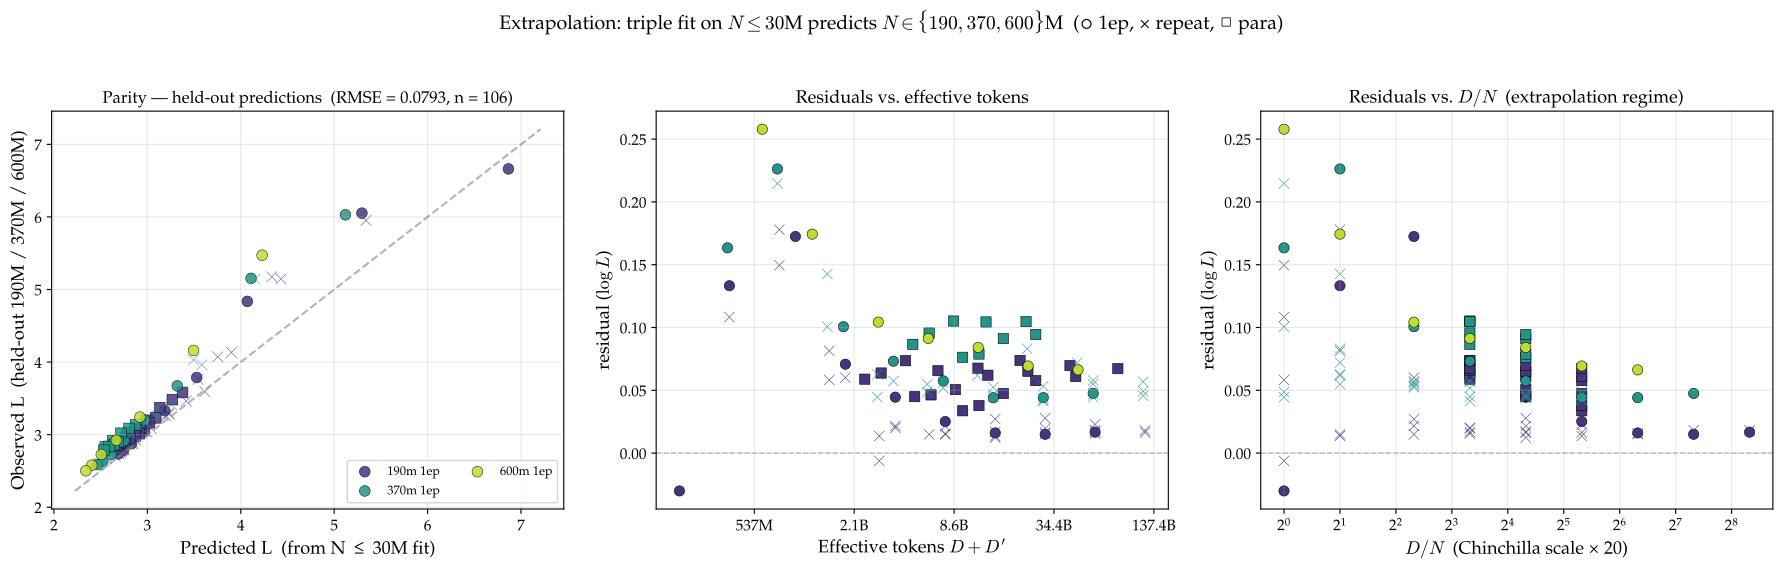

Here is the Python script that generated this plot:
"""
Extrapolation test for §6's triple-joint fit.

We refit the 11-parameter triple model on **only N ≤ 30M runs**
(14M + 30M, 1-epoch + repetition + paraphrase) and use the resulting
parameters to *predict* validation losses on the held-out sizes
{190M, 370M, 600M} across all D' regimes.

If the law generalises out of sample, the extrapolated predictions
should track the observed losses with RMSE comparable to the
in-sample fit's RMSE.

Output:
  fit_triple_extrapolate.pdf — parity + per-N residual diagnostic.
  Tabular comparison: in-sample (small-N) vs held-out (large-N) RMSE.
"""

import glob
import os
import sys

import matplotlib.pyplot as plt
import numpy as np
import torch
from matplotlib import font_manager
from matplotlib.ticker import FuncFormatter

sys.path.insert(0, os.path.dirname(__file__))

# Palatino styling
for _f in glob.glob("/usr/share/fonts/urw-base35/P052-*.otf"):
    font_manager.fontManager.addfont(_f)
plt.rcParams.update({
    "font.family":      "serif",
    "font.serif":       ["P052", "Palatino", "TeX Gyre Pagella", "serif"],
    "mathtext.fontset": "cm",
    "font.size":        12,
    "axes.titlesize":   13,
    "axes.labelsize":   13,
    "xtick.labelsize":  11,
    "ytick.labelsize":  11,
    "legend.fontsize":  10,
    "figure.titlesize": 14,
})

from data import SIZES, TTP_RATIO  # noqa: E402
from fit_joint_triple import (DELTA, SOURCE_NONE, SOURCE_REPEAT, SOURCE_PARA,  # noqa: E402
                                _print_params, collect_pooled_triple,
                                make_triple_forward, stage1_rep_only,
                                stage2_triple, topk_drop_sweep)
from fit_lse import fit_lse  # noqa: E402

# §6 TRIPLE k=15 anchors (writeup §6.2): used as warm-start so the
# small-N (only 2-point N axis) fit doesn't wander into a degenerate
# (E, A, α) basin where α drifts to physically-implausible values.
TRIPLE_ANCHOR = dict(
    # One-go joint fit, k=15, default grid (§6.1a of writeup)
    E=1.34, A=199, B=16619, alpha=0.280, beta=0.434,
    log_K_rep=11.18, rho_rep=-0.416, sigma_rep=-0.429,
    log_K_para=30.55, rho_para=-1.532, sigma_para=-1.302,
)

SCRIPT_DIR = os.path.dirname(os.path.abspath(__file__))
SMALL_N_CUT = 30e6 + 1.0   # default: include 14M + 30M, exclude 60M
HELDOUT_TAGS = ("190m", "370m", "600m")
ALL_HELDOUT_TAGS = ("60m", "100m", "190m", "370m", "600m")  # for context

import argparse  # noqa: E402


def filter_data(data, mask):
    return {
        "tags":   data["tags"][mask],
        "N":      data["N"][mask],
        "D":      data["D"][mask],
        "Dp":     data["Dp"][mask],
        "L":      data["L"][mask],
        "source": data["source"][mask],
    }


def predict_log_L(params, N, D, Dp, source):
    """Run the triple forward at given params on the given arrays."""
    fwd = make_triple_forward(N, D, Dp, source)
    p_t = {k: torch.tensor(float(v), dtype=torch.float64)
           for k, v in params.items()}
    with torch.no_grad():
        return fwd(p_t).numpy()


def _rmse_by(label, mask, log_L, pred):
    if not mask.any():
        return None
    r = log_L[mask] - pred[mask]
    return dict(label=label, n=int(mask.sum()),
                rmse=float(np.sqrt(np.mean(r ** 2))),
                max_abs=float(np.max(np.abs(r))),
                mean=float(np.mean(r)))


def report_table(data, params, label):
    log_L = np.log(data["L"])
    pred = predict_log_L(params, data["N"], data["D"],
                          data["Dp"], data["source"])
    print(f"\n  {label}  ({len(log_L)} points)")
    print(f"    {'subset':<20s}  {'n':>4s}  {'RMSE':>8s}  "
          f"{'max|Δ|':>8s}  {'mean':>8s}")
    for tag in sorted(set(data["tags"]), key=lambda t: SIZES[t][0]):
        m = data["tags"] == tag
        for src_id, src_name in [(SOURCE_NONE, "1ep"),
                                  (SOURCE_REPEAT, "rep"),
                                  (SOURCE_PARA, "para")]:
            mm = m & (data["source"] == src_id)
            if not mm.any():
                continue
            r = _rmse_by(f"{tag} {src_name}", mm, log_L, pred)
            print(f"    {tag} {src_name:<14s}  {r['n']:>4d}  "
                  f"{r['rmse']:>8.4f}  {r['max_abs']:>8.4f}  "
                  f"{r['mean']:+8.4f}")
    # totals
    full = _rmse_by("ALL", np.ones(len(log_L), dtype=bool), log_L, pred)
    print(f"    {'TOTAL':<20s}  {full['n']:>4d}  "
          f"{full['rmse']:>8.4f}  {full['max_abs']:>8.4f}  "
          f"{full['mean']:+8.4f}")
    return pred


def fit_triple_on_subset(data, k_canonical=15, anchored=True):
    """Re-fit the triple model on `data`. If `anchored`, warm-start from
    the §6 TRIPLE k=15 anchors (TRIPLE_ANCHOR) — necessary when fitting
    on a 2-N subset, where α / (E, A) is not separately identifiable
    from the data alone. Otherwise run the full §6 pipeline."""
    if anchored:
        print(f"\n[Anchored fit] warm-start from §6 TRIPLE k=15 anchors,"
              f" optimize on n={len(data['L'])} small-N points...")
        anchor = dict(
            e=float(np.log(TRIPLE_ANCHOR["E"])),
            a=float(np.log(TRIPLE_ANCHOR["A"])),
            b=float(np.log(TRIPLE_ANCHOR["B"])),
            alpha=TRIPLE_ANCHOR["alpha"],
            beta=TRIPLE_ANCHOR["beta"],
            log_K_rep=TRIPLE_ANCHOR["log_K_rep"],
            rho_rep=TRIPLE_ANCHOR["rho_rep"],
            sigma_rep=TRIPLE_ANCHOR["sigma_rep"],
            log_K_para=TRIPLE_ANCHOR["log_K_para"],
            rho_para=TRIPLE_ANCHOR["rho_para"],
            sigma_para=TRIPLE_ANCHOR["sigma_para"],
        )
        fwd = make_triple_forward(data["N"], data["D"],
                                    data["Dp"], data["source"])
        log_L = torch.tensor(np.log(data["L"]), dtype=torch.float64)
        res = fit_lse(fwd, log_L,
                       [{k: float(v) for k, v in anchor.items()}],
                       delta=DELTA, verbose=False)
        _print_params("(anchored fit before residual drop)", res["params"])
        sweep = topk_drop_sweep(data, res["params"],
                                  k_values=[0, 5, 10, 15, 20, 25])
    else:
        print(f"\n[Full pipeline] stage 1 + stage 2 + drop on n={len(data['L'])}...")
        res1 = stage1_rep_only(data); p1 = res1["params"]
        _print_params("(stage 1)", p1)
        res2 = stage2_triple(data, p1); p2 = res2["params"]
        _print_params("(stage 2)", p2)
        sweep = topk_drop_sweep(data, p2, k_values=[0, 5, 10, 15, 20, 25])
    rc = sweep[k_canonical]
    _print_params(f"(canonical k={k_canonical})", rc["params"])
    return rc["params"]


def main():
    ap = argparse.ArgumentParser()
    ap.add_argument("--n-max-mil", type=float, default=30.0,
                     help="Fit cutoff in millions of params (default: 30 = include 14M+30M)")
    ap.add_argument("--anchored", action="store_true", default=True,
                     help="Warm-start from §5.1 one-go anchors (default: on)")
    ap.add_argument("--no-anchored", action="store_false", dest="anchored",
                     help="Disable anchoring (fresh grid search)")
    ap.add_argument("--out-json", type=str, default=None,
                     help="Optional path for structured-output JSON")
    args = ap.parse_args()

    N_MAX = args.n_max_mil * 1e6 + 1.0
    print("=" * 96)
    print(f"Extrapolation: fit on N ≤ {args.n_max_mil:.0f}M, "
          f"predict held-out N > {args.n_max_mil:.0f}M  "
          f"(anchored={args.anchored})")
    print("=" * 96)

    full = collect_pooled_triple(scale_min_para=0.5)
    is_small = full["N"] <= N_MAX
    is_target = full["N"] > N_MAX  # everything above the cut

    fit_sizes = sorted(set(full["tags"][is_small]), key=lambda t: SIZES[t][0])
    held_sizes = sorted(set(full["tags"][is_target]), key=lambda t: SIZES[t][0])
    print(f"\nFit set (N ≤ {args.n_max_mil:.0f}M): "
          f"n={int(is_small.sum())} across {len(fit_sizes)} sizes "
          f"{fit_sizes}")
    for tag in fit_sizes:
        m = full["tags"] == tag
        print(f"  {tag}: 1ep={int(((full['source']==SOURCE_NONE)&m).sum())}, "
              f"rep={int(((full['source']==SOURCE_REPEAT)&m).sum())}, "
              f"para={int(((full['source']==SOURCE_PARA)&m).sum())}")
    print(f"\nHeld-out (N > {args.n_max_mil:.0f}M): "
          f"n={int(is_target.sum())} across {len(held_sizes)} sizes "
          f"{held_sizes}")
    for tag in held_sizes:
        m = full["tags"] == tag
        print(f"  {tag}: 1ep={int(((full['source']==SOURCE_NONE)&m).sum())}, "
              f"rep={int(((full['source']==SOURCE_REPEAT)&m).sum())}, "
              f"para={int(((full['source']==SOURCE_PARA)&m).sum())}")

    fit_data = filter_data(full, is_small)
    held_data = filter_data(full, is_target)

    # ── Fit on small-N only ────────────────────────────────────────
    params_small = fit_triple_on_subset(fit_data, k_canonical=15,
                                          anchored=args.anchored)

    # ── Compare with full-data §6 anchors (re-fit for sanity check) ─
    print("\n" + "=" * 96)
    print(f"In-sample (N ≤ {args.n_max_mil:.0f}M fit, k=15) RMSE on the fit set:")
    print("=" * 96)
    pred_fit = report_table(fit_data, params_small, "in-sample")

    print("\n" + "=" * 96)
    print(f"Out-of-sample RMSE on held-out N > {args.n_max_mil:.0f}M:")
    print("=" * 96)
    pred_held = report_table(held_data, params_small, "held-out predictions")

    # ── Optional JSON output (for downstream multi-cutoff synthesis) ─
    if args.out_json is not None:
        log_L_h = np.log(held_data["L"])
        pl_h = predict_log_L(params_small, held_data["N"], held_data["D"],
                              held_data["Dp"], held_data["source"])
        resid_h = log_L_h - pl_h
        log_L_f = np.log(fit_data["L"])
        pl_f = predict_log_L(params_small, fit_data["N"], fit_data["D"],
                              fit_data["Dp"], fit_data["source"])
        resid_f = log_L_f - pl_f
        per_size = {}
        for tag in held_sizes:
            m = held_data["tags"] == tag
            r = resid_h[m]
            per_size[tag] = dict(n=int(m.sum()),
                                  rmse=float(np.sqrt(np.mean(r ** 2))),
                                  mean=float(np.mean(r)))
        import json
        out_dict = dict(
            n_max_mil=args.n_max_mil,
            anchored=args.anchored,
            fit_sizes=fit_sizes, held_sizes=held_sizes,
            n_fit=int(len(fit_data["L"])), n_held=int(len(held_data["L"])),
            canonical_params={k: float(v) for k, v in params_small.items()},
            in_sample_kept_rmse=float(np.sqrt(np.mean(resid_f ** 2))),
            held_out_rmse_total=float(np.sqrt(np.mean(resid_h ** 2))),
            held_out_mean_total=float(np.mean(resid_h)),
            held_out_per_size=per_size,
        )
        with open(args.out_json, "w") as fh:
            json.dump(out_dict, fh, indent=2, default=float)
        print(f"\nWrote {args.out_json}")

    # ── Parity plot ────────────────────────────────────────────────
    fig, axes = plt.subplots(1, 3, figsize=(18, 5.6))
    ax_par, ax_res, ax_dn = axes
    cmap = plt.cm.viridis(np.linspace(0.15, 0.9, len(HELDOUT_TAGS)))
    color_of = {s: cmap[i] for i, s in enumerate(HELDOUT_TAGS)}
    SRC_MARKER = {SOURCE_NONE: "o", SOURCE_REPEAT: "x", SOURCE_PARA: "s"}
    SRC_NAME   = {SOURCE_NONE: "1ep", SOURCE_REPEAT: "rep", SOURCE_PARA: "para"}

    log_L_held = np.log(held_data["L"])
    pred_log_held = predict_log_L(params_small, held_data["N"],
                                    held_data["D"], held_data["Dp"],
                                    held_data["source"])
    L_pred_held = np.exp(pred_log_held)
    resid = log_L_held - pred_log_held

    for tag in HELDOUT_TAGS:
        m = held_data["tags"] == tag
        if not m.any(): continue
        c = color_of[tag]
        for src_id in [SOURCE_NONE, SOURCE_REPEAT, SOURCE_PARA]:
            mm = m & (held_data["source"] == src_id)
            if not mm.any(): continue
            mk = SRC_MARKER[src_id]
            edge = "k" if mk != "x" else "none"
            ax_par.scatter(L_pred_held[mm], held_data["L"][mm], s=60,
                           color=c, edgecolors=edge, linewidths=0.4,
                           marker=mk, alpha=0.85,
                           label=(f"{tag} {SRC_NAME[src_id]}"
                                  if src_id == SOURCE_NONE else None))
            ax_res.scatter(held_data["D"][mm] + held_data["Dp"][mm],
                           resid[mm], s=55, color=c,
                           edgecolors=edge, linewidths=0.4, marker=mk)
            ax_dn.scatter(held_data["D"][mm] / held_data["N"][mm],
                          resid[mm], s=55, color=c,
                          edgecolors=edge, linewidths=0.4, marker=mk)
    lo = min(L_pred_held.min(), held_data["L"].min()) * 0.95
    hi = max(L_pred_held.max(), held_data["L"].max()) * 1.05
    ax_par.plot([lo, hi], [lo, hi], "--", color="gray", alpha=0.6)
    ax_par.set_xlabel("Predicted L  (from N ≤ 30M fit)")
    ax_par.set_ylabel("Observed L  (held-out 190M / 370M / 600M)")
    rmse_held = float(np.sqrt(np.mean(resid ** 2)))
    ax_par.set_title(f"Parity — held-out predictions  "
                     f"(RMSE = {rmse_held:.4f}, n = {len(resid)})",
                     fontsize=12)
    ax_par.legend(loc="lower right", fontsize=9, ncol=2)
    ax_par.grid(alpha=0.3)

    ax_res.axhline(0, color="gray", linestyle="--", linewidth=1, alpha=0.5)
    ax_res.set_xscale("log", base=2)
    ax_res.xaxis.set_major_formatter(FuncFormatter(
        lambda x, _: f"{x/1e9:.1f}B" if x >= 1e9
        else f"{x/1e6:.0f}M"))
    ax_res.set_xlabel(r"Effective tokens $D + D'$")
    ax_res.set_ylabel(r"residual ($\log L$)")
    ax_res.set_title("Residuals vs. effective tokens")
    ax_res.grid(alpha=0.3)

    ax_dn.axhline(0, color="gray", linestyle="--", linewidth=1, alpha=0.5)
    ax_dn.set_xscale("log", base=2)
    ax_dn.set_xlabel(r"$D/N$  (Chinchilla scale × 20)")
    ax_dn.set_ylabel(r"residual ($\log L$)")
    ax_dn.set_title("Residuals vs. $D/N$  (extrapolation regime)")
    ax_dn.grid(alpha=0.3)

    fig.suptitle(
        r"Extrapolation: triple fit on $N \leq30$M predicts $N \in \{190, 370, 600\}$M  "
        r"(○ 1ep, × repeat, □ para)",
        fontsize=14, y=1.02)
    fig.tight_layout()
    out = os.path.join(SCRIPT_DIR, "fit_triple_extrapolate.pdf")
    fig.savefig(out, bbox_inches="tight")
    plt.close(fig)
    print(f"\nSaved {out}")

    # ── Side-by-side numerical comparison ──────────────────────────
    print("\n" + "=" * 96)
    print("Summary: in-sample vs out-of-sample RMSE (log L)")
    print("=" * 96)
    log_L_fit = np.log(fit_data["L"])
    pred_log_fit = predict_log_L(params_small, fit_data["N"],
                                   fit_data["D"], fit_data["Dp"],
                                   fit_data["source"])
    resid_fit = log_L_fit - pred_log_fit
    rmse_fit_full = float(np.sqrt(np.mean(resid_fit ** 2)))
    print(f"  In-sample (N ≤ 30M, n={len(log_L_fit)}): "
          f"RMSE = {rmse_fit_full:.4f}")
    for tag in HELDOUT_TAGS:
        m = held_data["tags"] == tag
        if not m.any(): continue
        for src_id, src_name in [(SOURCE_NONE, "1ep"),
                                  (SOURCE_REPEAT, "rep"),
                                  (SOURCE_PARA, "para")]:
            mm = m & (held_data["source"] == src_id)
            if not mm.any(): continue
            r = log_L_held[mm] - pred_log_held[mm]
            print(f"  {tag} {src_name:<6s}  n={int(mm.sum()):>3d}  "
                  f"RMSE={float(np.sqrt(np.mean(r ** 2))):.4f}  "
                  f"max|Δ|={float(np.max(np.abs(r))):.4f}")
    print(f"  Held-out total (n={int(is_target.sum())}): RMSE = {rmse_held:.4f}")

    return params_small, rmse_fit_full, rmse_held


if __name__ == "__main__":
    main()
